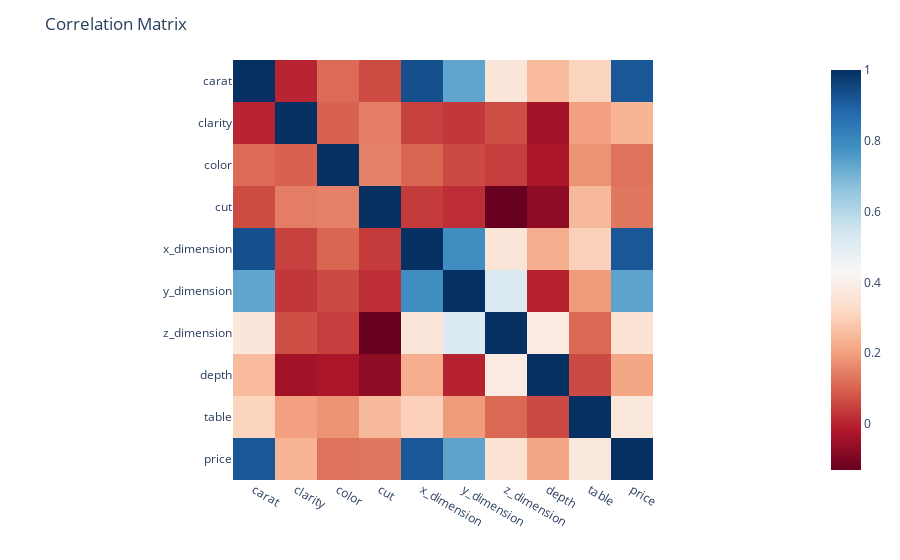

Notebook code for this chart:
### Code cell
fig = px.imshow(df.corr(), color_continuous_scale='RdBu')
fig.update_layout(title='Correlation Matrix')
fig.show()

### Figure 1 — Plotly figure (JSON) as saved in the notebook; plotly's stock layout.template omitted (floating-point values rounded to 4 significant figures)
{"data": [{"coloraxis": "coloraxis", "hovertemplate": "x: %{x}<br>y: %{y}<br>color: %{z}<extra></extra>", "name": "0", "type": "heatmap", "x": ["carat", "clarity", "color", "cut", "x_dimension", "y_dimension", "z_dimension", "depth", "table", "price"], "xaxis": "x", "y": ["carat", "clarity", "color", "cut", "x_dimension", "y_dimension", "z_dimension", "depth", "table", "price"], "yaxis": "y", "z": [[1, 0.002425, 0.1151, 0.06423, 0.934, 0.7337, 0.3662, 0.2542, 0.3098, 0.9194], [0.002425, 1, 0.1001, 0.1462, 0.04826, 0.03375, 0.06795, -0.04113, 0.2018, 0.2428], [0.1151, 0.1001, 1, 0.1496, 0.1053, 0.06167, 0.04163, -0.02938, 0.1799, 0.1265], [0.06423, 0.1462, 0.1496, 1, 0.03882, 0.01672, -0.1296, -0.07018, 0.2518, 0.1342], [0.934, 0.04826, 0.1053, 0.03882, 1, 0.7854, 0.3644, 0.2266, 0.3022, 0.9185], [0.7337, 0.03375, 0.06167, 0.01672, 0.7854, 1, 0.5209, -0.001377, 0.1951, 0.7374], [0.3662, 0.06795, 0.04163, -0.1296, 0.3644, 0.5209, 1, 0.3831, 0.1111, 0.3532], [0.2542, -0.04113, -0.02938, -0.07018, 0.2266, -0.001377, 0.3831, 1, 0.06241, 0.2143], [0.3098, 0.2018, 0.1799, 0.2518, 0.3022, 0.1951, 0.1111, 0.06241, 1, 0.373], [0.9194, 0.2428, 0.1265, 0.1342, 0.9185, 0.7374, 0.3532, 0.2143, 0.373, 1]]}], "layout": {"coloraxis": {"colorscale": [[0, "rgb(103,0,31)"], [0.1, "rgb(178,24,43)"], [0.2, "rgb(214,96,77)"], [0.3, "rgb(244,165,130)"], [0.4, "rgb(253,219,199)"], [0.5, "rgb(247,247,247)"], [0.6, "rgb(209,229,240)"], [0.7, "rgb(146,197,222)"], [0.8, "rgb(67,147,195)"], [0.9, "rgb(33,102,172)"], [1, "rgb(5,48,97)"]]}, "margin": {"t": 60}, "title": {"text": "Correlation Matrix"}, "xaxis": {"anchor": "y", "constrain": "domain", "domain": [0, 1], "scaleanchor": "y"}, "yaxis": {"anchor": "x", "autorange": "reversed", "constrain": "domain", "domain": [0, 1]}}}
